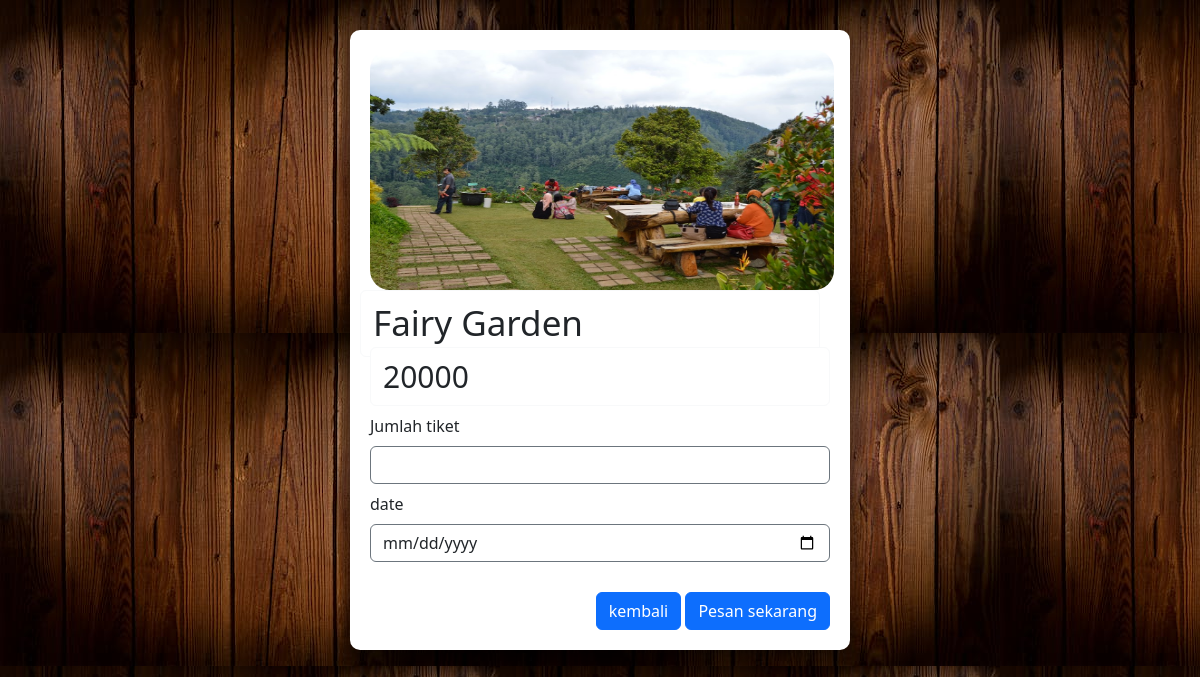
The page /user/tiket_pesan.php?id=42 on the database its author committed.
### tables this page shows
CREATE TABLE `tambah_data_wisata` (
  `id` int(11) NOT NULL,
  `Nama_wisata` varchar(25) NOT NULL,
  `deskripsi` text NOT NULL,
  `harga` varchar(50) NOT NULL,
  `gambar` text NOT NULL
);

### user/tiket_pesan.php (the view, shortened to what this page needs)
<?php
$id=$_GET['id'];
    include "bot.php";
    include "koneksi.php";
?>
<body background="../img/bg2.jpeg">
<?php
      $pesan=$conn->query("select id, nama_wisata,harga,gambar from tambah_data_wisata where id='$id'");
      $p=$pesan->fetch_array();
  ?>
<form action="" method="post" class="container"style=" background: white; width: 500px; padding: 20px; margin-top: 30px;border-radius: 10px; box-shadow: 0 7px 25px rgba(0, 0, 0, 0.8);">
      <img src="../img/<?php echo $p["gambar"]?>" alt="" style="width: 29rem; height: 15rem; padding: 0px; border-radius: 20px;">
        <div class="mb-0">
          <input type="" name="nama_wisata" class="form-control border border-light" style="font-size: 35px; margin-left: -10px;" value="<?=$p['nama_wisata']?>">
        </div>
        <div class="mb-2">
          <input type="" name="harga" class="form-control border border-light" style="font-size: 30px; margin-top: -10px;" value="<?php echo $p['harga']?>">
        </div>
        <div class="mb-2">
          <label for="exampleInputjumlah1" class="form-label">Jumlah tiket</label>
          <input type="number" name="jumlah_tiket" class="form-control border border-secondary" id="exampleInputjumlah1" required>
        </div>
        <div class="mb-2">
          <label for="exampleInputtanggal1" class="form-label">date</label>
          <input type="date" name="Tanggal_wisata" class="form-control border border-secondary" id="exampleInputtanggal1" required>
        </div>
    <div class="text-end" style="margin-top: 30px;">
    <button type="button" class="btn btn-primary text-white"  data-bs-toggle="modal" data-bs-target="#exampleModal">kembali</button>
      <a href=""><button name="add" type="submit" class="btn btn-primary text-white">Pesan sekarang</button></a>
</form>
</body>

### rows shown on the page
tambah_data_wisata: gambar (picture), nama_wisata "Fairy Garden", harga "20000"
